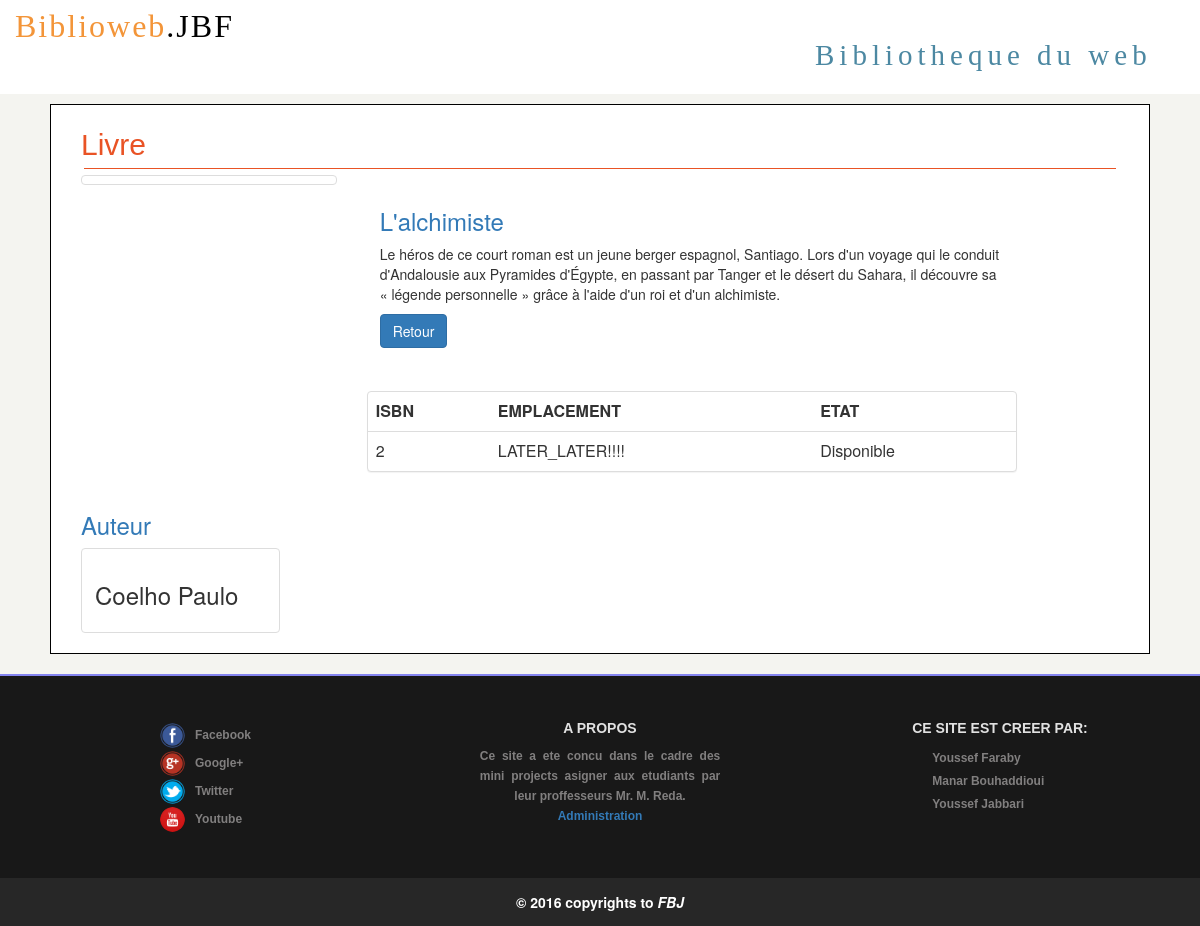
/consultation.php?ISBN=2, run on the app's committed database.
### tables this page shows
CREATE TABLE IF NOT EXISTS `livre` (
  `ISBN` int(99) NOT NULL AUTO_INCREMENT,
  `titre_livre` varchar(70) DEFAULT NULL,
  `type_livre` varchar(20) DEFAULT NULL,
  `editeur` varchar(40) DEFAULT NULL,
  `etat` tinyint(1) NOT NULL DEFAULT '1',
  `img_livre` text,
  `Emplacement` text,
  `Paragraphe` text,
  PRIMARY KEY (`ISBN`),
  KEY `ISBN` (`ISBN`)
);

CREATE TABLE IF NOT EXISTS `ecrire` (
  `id_auteur` int(99) NOT NULL,
  `ISBN` int(99) NOT NULL,
  KEY `id_auteur` (`id_auteur`,`ISBN`),
  KEY `ISBN` (`ISBN`),
  KEY `id_auteur_2` (`id_auteur`)
);

CREATE TABLE IF NOT EXISTS `auteur` (
  `id_auteur` int(99) NOT NULL AUTO_INCREMENT,
  `nom_auteur` varchar(17) DEFAULT NULL,
  `prenom_auteur` varchar(17) DEFAULT NULL,
  `img_auteur` text,
  PRIMARY KEY (`id_auteur`)
);

### modele/Livre.php (called while the page is built, shortened)
<?php
require_once('connexion.php');
class Livre extends Connexion {
	public function afficher_infolivre($isbn){
		$livre =array();
		$sql="SELECT * FROM livre WHERE ISBN='$isbn'";
		$connex=new Connexion();
		$req=$connex->getPDO()->query($sql);
		$livre[]=$req->fetch();
		return $livre;
	}
	public function afficher_info_auteur($isbn){
		$auteur=array();
		$sql="SELECT * FROM ecrire e JOIN auteur a
		ON e.id_auteur=a.id_auteur
		WHERE e.ISBN='$isbn'";
		$connex=new Connexion();
		$req=$connex->getPDO()->query($sql);
		while($data = $req->fetch()){
				$auteur[]=$data;
			}
			return $auteur;
	}
}
	?>

### modele/Connexion.php (called while the page is built, shortened)
<?php
	class Connexion
    {
		private $_host="localhost";
		private $_user="root";
		private $_pwd="";
		private $_dbname="biblio";
		public function getPDO()
        {
            $this->_statement=new PDO("mysql:host={$this->_host};dbname=".$this->_dbname,$this->_user,$this->_pwd,array(PDO::ATTR_ERRMODE=>PDO::ERRMODE_EXCEPTION));
			return $this->_statement;
        }
	}
?>

### consultation.php (the view, shortened to what this page needs)
<?php
include("modele/Livre.php");
$livreinfo = new Livre();
$unSeulLivre=$livreinfo->afficher_infolivre($_GET['ISBN']);
foreach ($unSeulLivre as $livre) {
}
?>
<html>
<head>
<link rel="stylesheet" href="CSS/bootstrap/css/bootstrap.min.css"/>
<link rel="stylesheet" href="CSS/theme.css"/>
<link rel="stylesheet" href="CSS/consultation.css"/>
</head>
<body>
<div class="jumbotron">
      <div class="col-lg-8">
          <span class="biblio-logo">Biblioweb<span class="dot">.JBF</span></span>
      </div>
      <div class="col-lg-4">
          <div id="logoright">Bibliotheque du web</div>
      </div>
</div>
<div class="border_page">
	<h2>Livre</h2>
	<hr>
<div class="row">
  <div class="col-sm-6 col-md-4 img-livre">
    <div class="thumbnail">
    </div>
  </div>
    <div class="col-sm-6 col-md-4 paragraphe">
    <div class="thumbnail paragraphe-livre">
      <div class="caption">
        <h3 class="nom-livre"><?php echo $livre['titre_livre']; ?></h3>
        <p><?php echo $livre['Paragraphe']; ?></p>
        <p><a href="index.php?chercher=<?php echo $livre['type_livre'] ?>" class="btn btn-primary" role="button">Retour</a>
        <?php if($_SESSION['connecter']==true){ if($livre['etat']==0){ ?>
            <form method="post" action="">
            <input class="btn btn-default" name="emprunter" type="submit" value="Emprunter" />
            </form>
            <?php }} ?></p>
      </div>
    </div>
    <div class="panel panel-default">
    <table class="table">
    <tr><th>ISBN</th><th>EMPLACEMENT</th><th>ETAT</th></tr>
 <tr><td><?php echo $livre['ISBN']; ?></td><td><?php echo $livre['Emplacement'] ?></td><td><?php if($livre['etat']==1){ echo "Deja emprunte";}else{ echo "Disponible"; } ?></td></tr>
    </table>
    </div>
  </div>
</div>
<div>
<div class="row">
<?php
$lesauteur=$livreinfo->afficher_info_auteur($_GET['ISBN']);
foreach ($lesauteur as $auteur) {
?>
 <div class="col-sm-6 col-md-4 img-auteur">
   <h3 class="nom-livre">Auteur</h3>
    <div class="thumbnail">
       <div class="caption">
        <h3><?php echo $auteur['nom_auteur']." ".$auteur['prenom_auteur']; ?></h3>
        </div>
    </div>
  </div>
  <?php
}
  ?>
</div>
</div>
</div>
<?php include('composant/footer.php'); ?>
</body>
</html>

### CSS/theme.css (style rules this page uses)
body { background-color:#F4F4F0; }
.jumbotron { background-color: #ffffff; }
.biblio-logo { font-family: Century Gothic; font-size: 32px; letter-spacing: 2px; color: #F39539; }
.dot { color: black; }
#logoright { padding-top: 31px; font-size: 29PX; font-family: -webkit-pictograph; letter-spacing: 5px; color: #4C88A2; }
.jumbotron { padding-top: 4px; padding-bottom: 90px; margin-bottom: 8px; }

### CSS/consultation.css (style rules this page uses)
body { background-color: rgba(244, 244, 240, 1); }
.border_page { background-color: #ffffff; border: 1px solid black; margin:10px 50px; }
.border_page hr { border: 0; border-top: 1px solid #E95325; margin: 6px 33px; }
.border_page h2 { color: #E95325; font-family: sans-serif; margin: 23px 0px 7px 30px; }
.img-livre { width: 25.333333%; margin-left: 30px; }
.paragraphe-livre { border:0px; }
.paragraphe { width: 60.333333%; }
.nom-livre { color: #337ab7; }
.img-auteur { width: 20.333333%; margin-left: 30px; }

### data on the page
livre: titre_livre "L'alchimiste", Paragraphe "Le héros de ce court roman est un jeune berger espagnol, Santiago. Lors d'un voyage qui le conduit d'Andalousie aux Pyramides d'Égypte, en passant par Tanger et le désert du Sahara, il découvre sa « légende personnelle » grâce à l'aide d'un roi et d'un alchimiste.", ISBN "2", Emplacement "LATER_LATER!!!!"
ecrire: id_auteur.nom_auteur "Coelho", id_auteur.prenom_auteur "Paulo"
